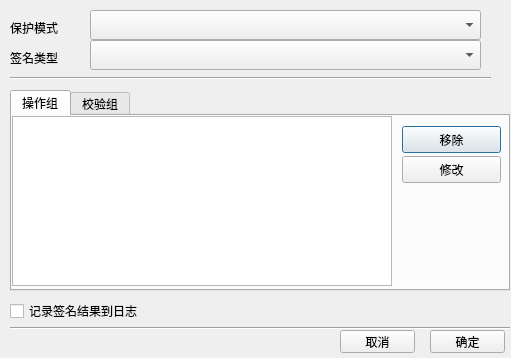
<?xml version="1.0" encoding="UTF-8"?>
<ui version="4.0">
 <class>CMDActionSPDialog</class>
 <widget class="QDialog" name="CMDActionSPDialog">
  <property name="geometry">
   <rect>
    <x>0</x>
    <y>0</y>
    <width>511</width>
    <height>358</height>
   </rect>
  </property>
  <property name="windowTitle">
   <string>Dialog</string>
  </property>
  <widget class="QComboBox" name="protectModeComboBox">
   <property name="geometry">
    <rect>
     <x>90</x>
     <y>10</y>
     <width>391</width>
     <height>30</height>
    </rect>
   </property>
  </widget>
  <widget class="QLabel" name="label_2">
   <property name="geometry">
    <rect>
     <x>10</x>
     <y>20</y>
     <width>81</width>
     <height>16</height>
    </rect>
   </property>
   <property name="text">
    <string>保护模式</string>
   </property>
  </widget>
  <widget class="QCheckBox" name="recordSigResultCheckBox">
   <property name="geometry">
    <rect>
     <x>10</x>
     <y>300</y>
     <width>251</width>
     <height>22</height>
    </rect>
   </property>
   <property name="text">
    <string>记录签名结果到日志</string>
   </property>
  </widget>
  <widget class="QLabel" name="sigTypeLabel">
   <property name="geometry">
    <rect>
     <x>10</x>
     <y>50</y>
     <width>80</width>
     <height>16</height>
    </rect>
   </property>
   <property name="text">
    <string>签名类型</string>
   </property>
  </widget>
  <widget class="Line" name="line">
   <property name="geometry">
    <rect>
     <x>10</x>
     <y>70</y>
     <width>481</width>
     <height>16</height>
    </rect>
   </property>
   <property name="orientation">
    <enum>Qt::Horizontal</enum>
   </property>
  </widget>
  <widget class="QTabWidget" name="powerGroupTabWidget">
   <property name="geometry">
    <rect>
     <x>10</x>
     <y>90</y>
     <width>500</width>
     <height>201</height>
    </rect>
   </property>
   <property name="currentIndex">
    <number>0</number>
   </property>
   <widget class="QWidget" name="operatorGroupTab">
    <attribute name="title">
     <string>操作组</string>
    </attribute>
    <widget class="QListWidget" name="operatorGroupListWidget">
     <property name="geometry">
      <rect>
       <x>0</x>
       <y>0</y>
       <width>380</width>
       <height>170</height>
      </rect>
     </property>
    </widget>
    <widget class="QPushButton" name="removeOperatorGroupButton">
     <property name="geometry">
      <rect>
       <x>390</x>
       <y>10</y>
       <width>99</width>
       <height>27</height>
      </rect>
     </property>
     <property name="text">
      <string>移除</string>
     </property>
    </widget>
    <widget class="QPushButton" name="modifyOperatorGroupButton">
     <property name="geometry">
      <rect>
       <x>390</x>
       <y>40</y>
       <width>99</width>
       <height>27</height>
      </rect>
     </property>
     <property name="text">
      <string>修改</string>
     </property>
    </widget>
   </widget>
   <widget class="QWidget" name="verifierGroupTab">
    <attribute name="title">
     <string>校验组</string>
    </attribute>
    <widget class="QListWidget" name="verifierGroupListWidget">
     <property name="geometry">
      <rect>
       <x>0</x>
       <y>0</y>
       <width>380</width>
       <height>170</height>
      </rect>
     </property>
    </widget>
    <widget class="QPushButton" name="modifyVerifierGroupButton">
     <property name="geometry">
      <rect>
       <x>390</x>
       <y>40</y>
       <width>99</width>
       <height>27</height>
      </rect>
     </property>
     <property name="text">
      <string>修改</string>
     </property>
    </widget>
    <widget class="QPushButton" name="removeVerifierGroupButton">
     <property name="geometry">
      <rect>
       <x>390</x>
       <y>10</y>
       <width>99</width>
       <height>27</height>
      </rect>
     </property>
     <property name="text">
      <string>移除</string>
     </property>
    </widget>
   </widget>
  </widget>
  <widget class="Line" name="line_2">
   <property name="geometry">
    <rect>
     <x>10</x>
     <y>320</y>
     <width>500</width>
     <height>16</height>
    </rect>
   </property>
   <property name="orientation">
    <enum>Qt::Horizontal</enum>
   </property>
  </widget>
  <widget class="QComboBox" name="sigTypeComboBox">
   <property name="geometry">
    <rect>
     <x>90</x>
     <y>40</y>
     <width>391</width>
     <height>30</height>
    </rect>
   </property>
  </widget>
  <widget class="QPushButton" name="OKButton">
   <property name="geometry">
    <rect>
     <x>430</x>
     <y>330</y>
     <width>75</width>
     <height>23</height>
    </rect>
   </property>
   <property name="text">
    <string>确定</string>
   </property>
  </widget>
  <widget class="QPushButton" name="cancelButton">
   <property name="geometry">
    <rect>
     <x>340</x>
     <y>330</y>
     <width>75</width>
     <height>23</height>
    </rect>
   </property>
   <property name="text">
    <string>取消</string>
   </property>
  </widget>
 </widget>
 <resources/>
 <connections/>
</ui>
